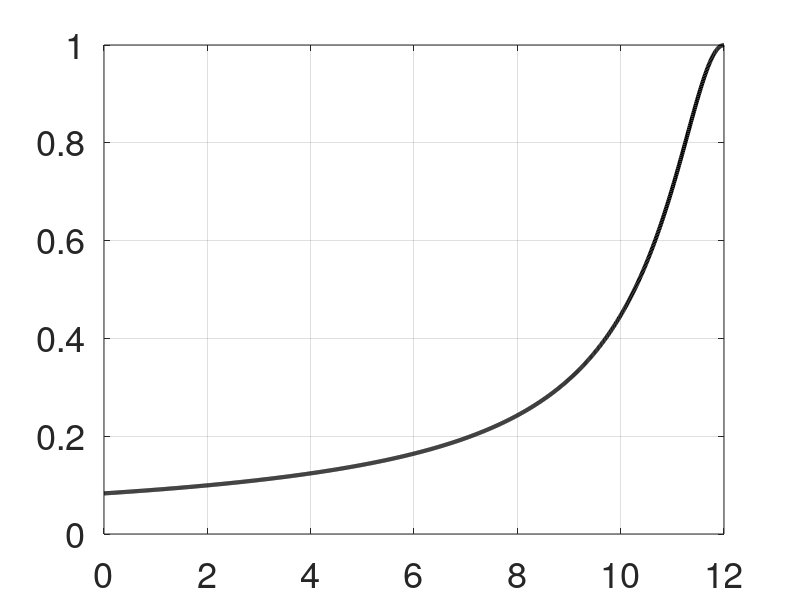
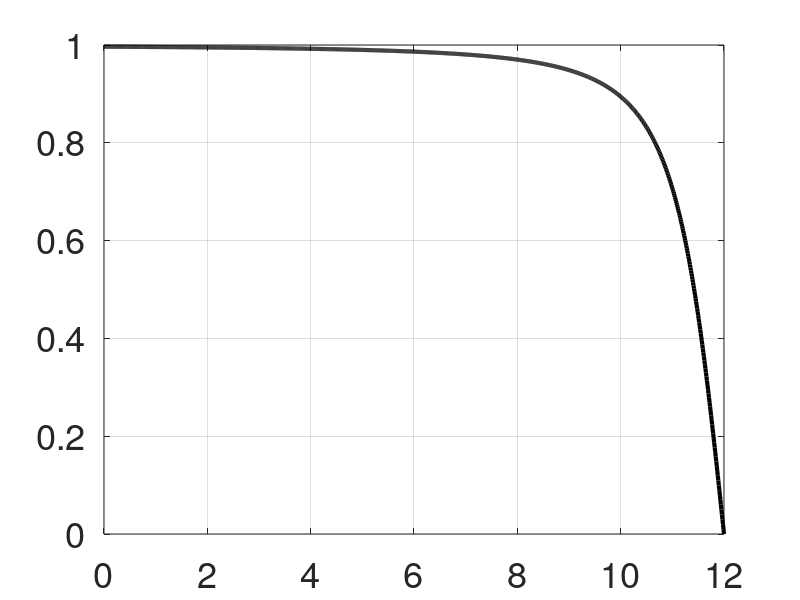
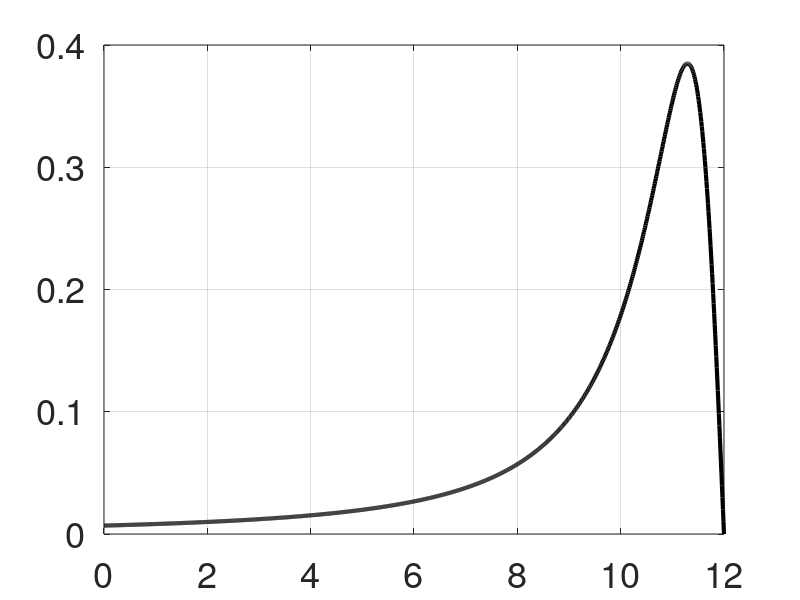
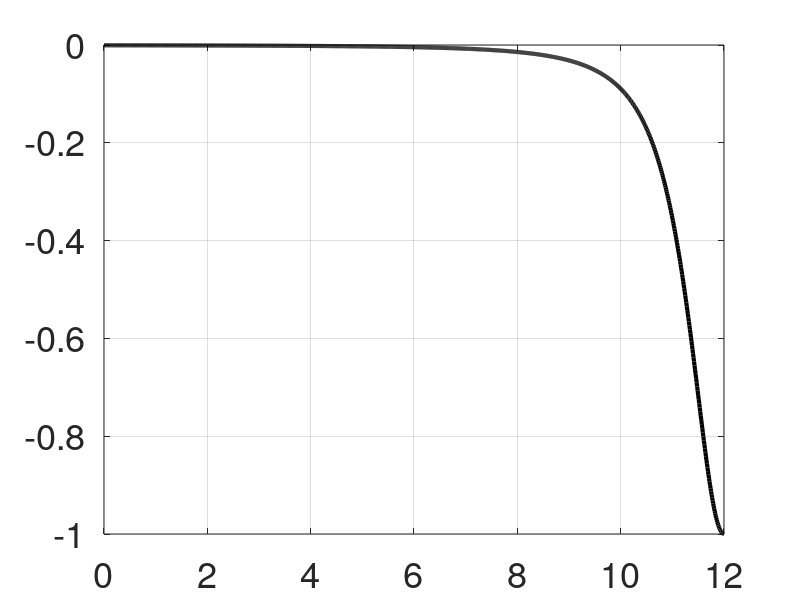

Write the MATLAB code that produced these figures, in order.
clear all
close all


bebotFolder = fullfile(pwd, '..', 'BeBOT');
addpath(bebotFolder);



%%
%%%%%%%%%%%%%%%%%%%%%%%%%%%%%%%%%%%%%%%%%%%%%
% Bernstein approximation of smooth functions
%%%%%%%%%%%%%%%%%%%%%%%%%%%%%%%%%%%%%%%%%%%%%


%% Define the following functions
T = 12;
u1 = @(t) 1./(sqrt(1+(T-t).^2));
u2 = @(t) (T-t)./(sqrt(1+(T-t).^2));
% Plot the functions in [0,T]
t = 0:0.01:T;
figure(1)
plot(t,u1(t),'LineWidth',3,'Color','k'); hold on
set(gca,'fontsize', 26);
grid on
figure(2)
plot(t,u2(t),'Linewidth',3,'Color','k'); hold on
grid on
set(gca,'fontsize', 26);

% Their derivatives are
u1dot = @(t) (T-t)./((T-t).^2+1).^(3/2);
u2dot = @(t) -1./(T^2-2*T*t+t.^2+1).^(3/2);
% Plot the derivatives in [0,T]
figure(3)
plot(t,u1dot(t),'Linewidth',3,'Color','k'); hold on
set(gca,'fontsize', 26);
grid on
figure(4)
plot(t,u2dot(t),'Linewidth',3,'Color','k'); hold on
set(gca,'fontsize', 26);
grid on

% Their integrals are
intu1 = asinh(T);
intu2 = sqrt(T^2+1)-1;




%% Compute the Bernstein Approximation of u1 and u2
%% Compute their derivatives 
%% Compute their integrals




